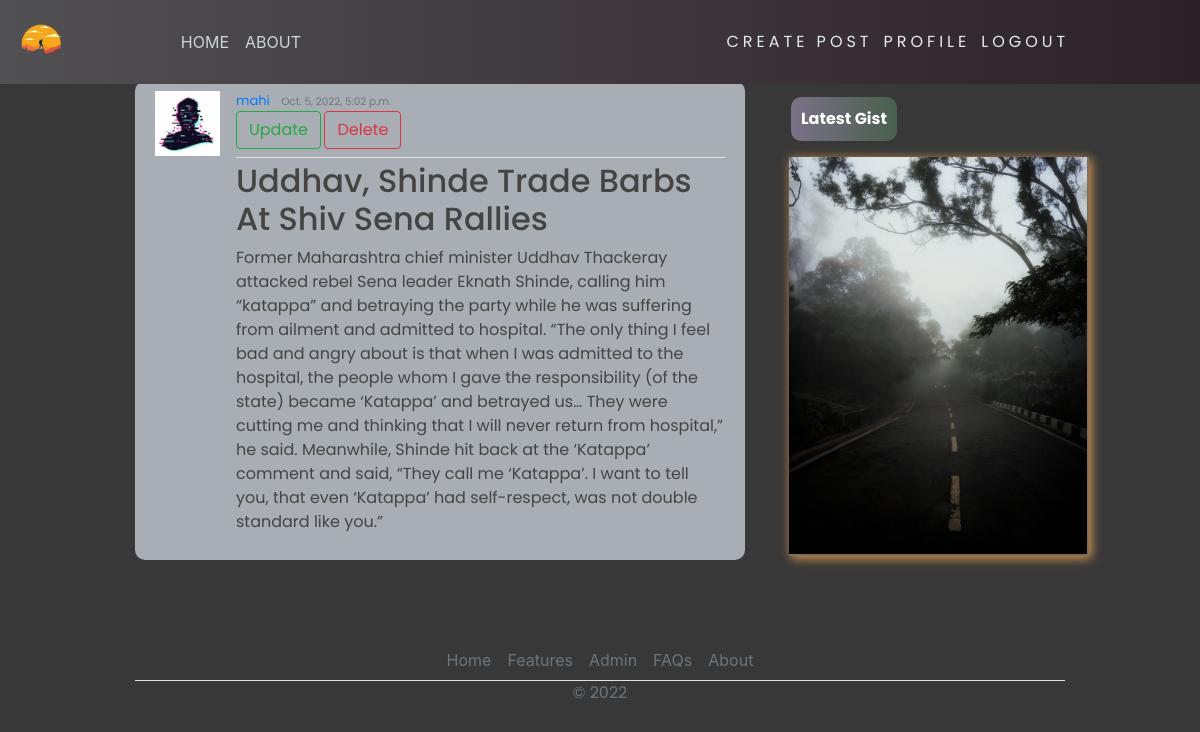
Page /post/31/ (signed in) on the committed database.
### blog/models.py (models this page shows, shortened)
class Post(models.Model):
    title = models.CharField(max_length=200)
    content = models.TextField()
    date_posted = models.DateTimeField(default=timezone.now)
    author = models.ForeignKey(User, on_delete=models.CASCADE)

### users/models.py (models this page shows, shortened)
class Profile(models.Model):
    user = models.OneToOneField(User, on_delete=models.CASCADE)
    image = models.ImageField(default='default.jpg', upload_to='profile_pics')

### blog/views.py (the view)
# urls.py: path('post/<int:pk>/', PostDetailView.as_view(), name="blog-detail"),
class PostDetailView(LoginRequiredMixin, DetailView):
    model = Post

### blog/templates/blog/post_detail.html
{% extends 'blog/base.html' %}
{% block content %}
        <article class="media content-section">
            <img class="rounded-cirlce article-img" src="{{ object.author.profile.image.url }}" alt="">
            <div class="media-body">
              <div class="article-metadata">
                <a class="mr-2" href="#">{{ object.author }}</a>
                <small class="text-muted">{{ object.date_posted }}</small> <br>
                  {% if object.author == user %}
                    <div>
                        <a class="btn btn-outline-success" href="{% url 'blog-update' object.id %}">Update</a>
                        <a class="btn btn-outline-danger" href="{% url 'blog-delete' object.id %}">Delete</a>
                    </div>
                  {% endif %}
              </div>
              <h2><a class="article-title" href="#">{{ object.title }}</a></h2>
              <p class="article-content">{{ object.content }}</p>
            </div>
            <br>
          </article>
{% endblock content %}

### blog/static/blog/main.css (style rules this page uses)
body { background-color: rgb( 56, 56, 56 ); margin-top: 5rem; background-size: contain; background-repeat: no-repeat; }
h1, h2, h3, h4, h5, h6, p { color: #444444; font-family: "Poppins", sans-serif; }
.content-section { background: #ffffff; padding: 10px 20px; border-radius: 10px; margin-bottom: 20px; }
.article-title { color: #444444; }
.article-content { white-space: pre-line; }
.article-img { height: 65px; width: 65px; margin-right: 16px; }
.article-metadata { font-family: "Poppins", sans-serif; padding-bottom: 8px; margin-bottom: 4px; font-size: 13px; border-bottom: 1px solid #e3e3e3; }
.content-section { background-color: rgb(168, 174, 179); }

### rows in the picture
Post: author.profile.image (placeholder picture), author "mahi", date_posted "Oct. 5, 2022, 5:02 p.m.", title "Uddhav, Shinde Trade Barbs At Shiv Sena Rallies", content "Former Maharashtra chief minister Uddhav Thackeray attacked rebel Sena leader Eknath Shinde, calling him “katappa” and betraying the party while he was suffering from ailment and admitted to hospital. “The only thing I feel bad and angry about is that when I was admitted to the hospital, the people whom I gave the responsibility (of the state) became ‘Katappa’ and betrayed us… They were cutting me and thinking that I will never return from hospital,” he said. Meanwhile, Shinde hit back at the ‘Katappa’ comment and said, “They call me ‘Katappa’. I want to tell you, that even ‘Katappa’ had self-respect, was not double standard like you.”"
